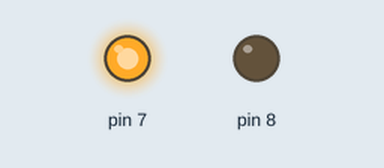
Recording of a sketch running on a simulated Arduino Uno, built with avr-gcc and run on an emulated ATmega328P. On the bench: output pins drawn as LEDs (lit = HIGH).

Above: at 0.5 s.
At 1.5 s:
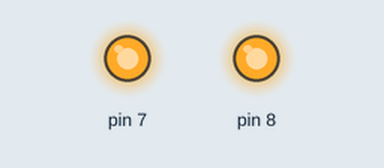
At 2.5 s:
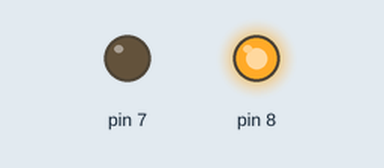
At 3.5 s:
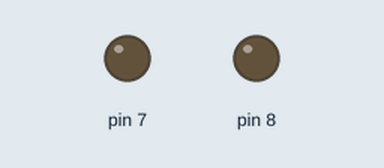
Timing chart, 0 to 5.2 s (numbered marks = the images above):
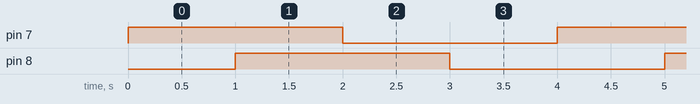

Measured:
- by itself, pin 7, pin 8: alternates HIGH for 2.0 s and LOW for 2.0 s
- by itself, everything shown: repeats every 4.0 s, in 4 steps

The sketch:

piscar_2_leds.ino
```cpp
// Progama que envia um sinal alto para a saída 7
// aguarda para enviar um sinal baixo pra a saída 7
void setup() {
    // put your setup code here, to run once:
  pinMode(7,OUTPUT);
  pinMode(8,OUTPUT);
}

void loop() {
  // put your main code here, to run repeatedly:
  digitalWrite(7,HIGH);
  delay(1000);
  digitalWrite(8,HIGH);
  delay(1000);
  digitalWrite(7,LOW);
  delay(1000);
  digitalWrite(8,LOW);
  delay(1000);
}
```
